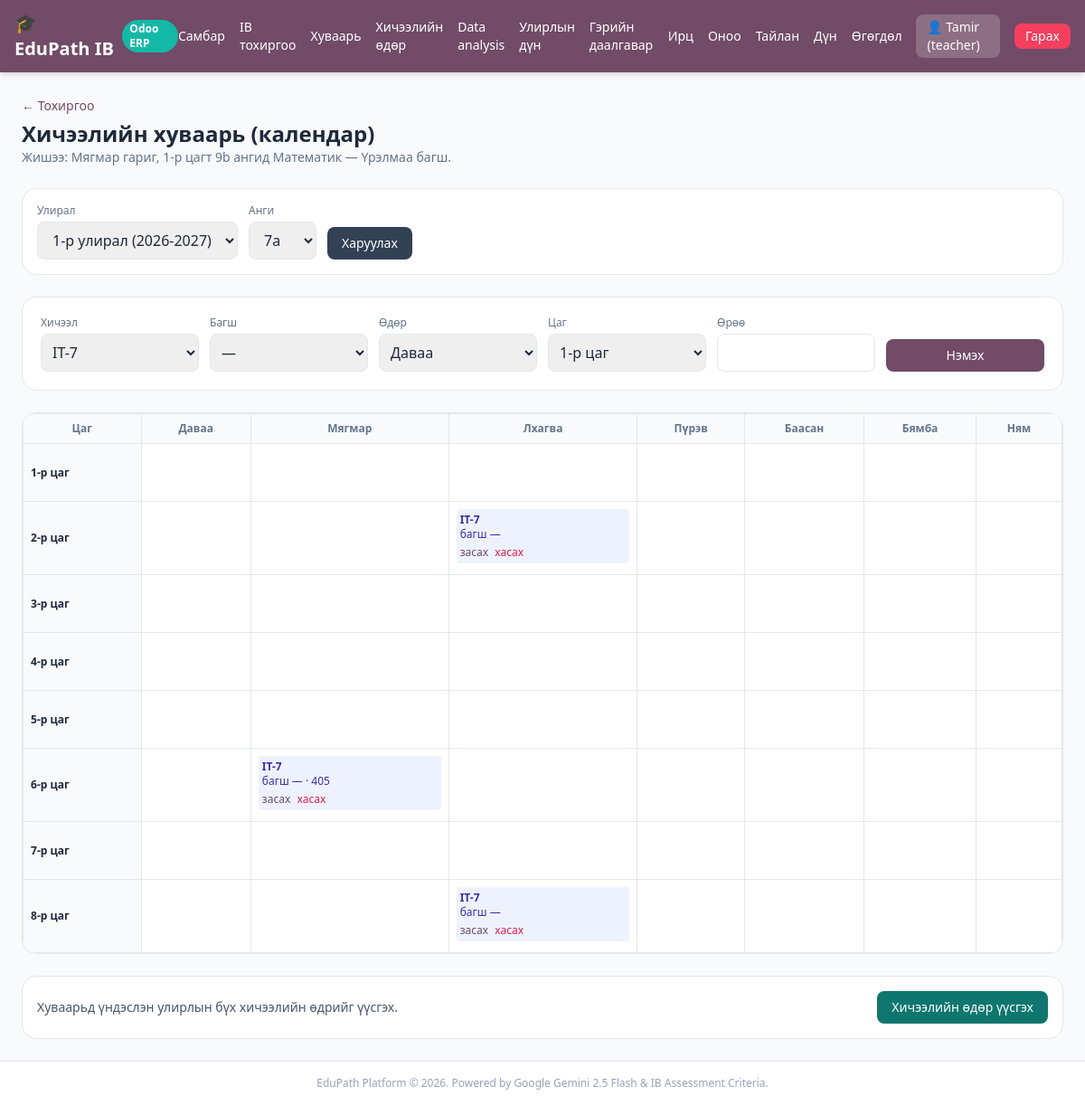
The app's page /teacher/timetable (signed in) with its own data.
### tables this page shows
CREATE TABLE users (
        id INTEGER PRIMARY KEY AUTOINCREMENT,
        username TEXT UNIQUE,
        password TEXT,
        role TEXT,
        gemini_api_key TEXT
    , deepseek_api_key TEXT, grade TEXT, name TEXT, surname TEXT, student_code TEXT, email TEXT, gender TEXT, phone TEXT, instagram TEXT, photo_path TEXT);

CREATE TABLE lesson_timetables (
        id INTEGER PRIMARY KEY AUTOINCREMENT,
        term_id INTEGER NOT NULL,
        lesson_id INTEGER NOT NULL,
        grade_id INTEGER NOT NULL,
        teacher_id INTEGER,
        weekday INTEGER NOT NULL,
        period INTEGER NOT NULL,
        room TEXT,
        created_at INTEGER,
        UNIQUE(term_id, grade_id, weekday, period)
    );

CREATE TABLE lessons (
        id INTEGER PRIMARY KEY AUTOINCREMENT,
        title TEXT,
        filename TEXT,
        teacher_id INTEGER
    );

### app.py (the view)
@app.get("/teacher/timetable", response_class=HTMLResponse)
def teacher_timetable_page(
    request: Request, term_id: Optional[int] = None, grade_id: Optional[int] = None,
    user: dict = Depends(get_current_user), db: sqlite3.Connection = Depends(get_db),
):
    if not user or user["role"] != "teacher":
        return RedirectResponse("/login")
    terms, grades = _all_terms(db), _all_grades(db)
    selected_term = term_id or next((t["id"] for t in terms if t["is_active"]), terms[0]["id"] if terms else 0)
    selected_grade = grade_id or next((g["id"] for g in grades if g["is_active"]), grades[0]["id"] if grades else 0)
    where, params = "tt.term_id = ?", [selected_term]
    if selected_grade:
        where += " AND tt.grade_id = ?"
        params.append(selected_grade)
    slots = db.execute(
        f"""SELECT tt.*, l.title as lesson_title, g.name as grade_name,
                   COALESCE(u.name, u.username, '') as teacher_name
            FROM lesson_timetables tt
            JOIN lessons l ON l.id = tt.lesson_id
            JOIN grades g ON g.id = tt.grade_id
            LEFT JOIN users u ON u.id = tt.teacher_id
            WHERE {where} ORDER BY tt.weekday, tt.period""",
        params,
    ).fetchall()
    grid = {}
    for slot in slots:
        grid.setdefault((slot["weekday"], slot["period"]), []).append(dict(slot))
    lessons = [dict(r) for r in db.execute("""SELECT DISTINCT l.id, l.title FROM lessons l
        JOIN lesson_grades lg ON lg.lesson_id = l.id WHERE lg.grade_id = ? ORDER BY l.title""",
        (selected_grade,)).fetchall()]
    return templates.TemplateResponse(
        request=request, name="teacher_timetable.html",
        context={
            "user": user, "terms": terms, "grades": grades, "lessons": lessons,
            "teachers": [dict(r) for r in db.execute(
                "SELECT id, name, username FROM users WHERE role = 'teacher' ORDER BY id"
            ).fetchall()],
            "selected_term": selected_term, "selected_grade": selected_grade,
            "weekdays": WEEKDAY_NAMES, "periods": list(range(1, 9)), "grid": grid,
        },
    )

### templates/teacher_timetable.html (shortened to what this page needs)
{% extends "base.html" %}
{% block content %}
<div class="space-y-6">
  <div>
    <a href="/teacher/setup" class="text-sm text-[#714B67] hover:underline">&larr; Тохиргоо</a>
    <h1 class="text-2xl font-black mt-1">Хичээлийн хуваарь (календар)</h1>
    <p class="text-sm text-slate-500">Жишээ: Мягмар гариг, 1-р цагт 9b ангид Математик — Үрэлмаа багш.</p>
  </div>
  <form method="GET" action="/teacher/timetable" class="bg-white p-4 rounded-2xl border flex gap-3 items-end">
    <div><label class="block text-xs text-slate-500 mb-1">Улирал</label>
      <select name="term_id" class="px-3 py-2 border rounded-lg">
        {% for t in terms %}<option value="{{ t.id }}" {% if t.id == selected_term %}selected{% endif %}>{{ t.name }} ({{ t.school_year }})</option>{% endfor %}
      </select>
    </div>
    <div><label class="block text-xs text-slate-500 mb-1">Анги</label>
      <select name="grade_id" class="px-3 py-2 border rounded-lg">
        {% for g in grades %}<option value="{{ g.id }}" {% if g.id == selected_grade %}selected{% endif %}>{{ g.name }}</option>{% endfor %}
      </select>
    </div>
    <button class="bg-slate-700 text-white px-4 py-2 rounded-lg text-sm">Харуулах</button>
  </form>
  <form method="POST" action="/teacher/timetable" class="bg-white p-5 rounded-2xl border grid md:grid-cols-6 gap-3 items-end">
    <div><label class="block text-xs text-slate-500 mb-1">Хичээл</label><select name="lesson_id" class="w-full px-2 py-2 border rounded-lg" required>{% for l in lessons %}<option value="{{ l.id }}">{{ l.title }}</option>{% endfor %}</select></div>
    <div><label class="block text-xs text-slate-500 mb-1">Багш</label><select name="teacher_id" class="w-full px-2 py-2 border rounded-lg"><option value="0">—</option></select></div>
    <div><label class="block text-xs text-slate-500 mb-1">Өдөр</label><select name="weekday" class="w-full px-2 py-2 border rounded-lg">{% for d in weekdays %}<option value="{{ loop.index0 }}">{{ d }}</option>{% endfor %}</select></div>
    <div><label class="block text-xs text-slate-500 mb-1">Цаг</label><select name="period" class="w-full px-2 py-2 border rounded-lg">{% for p in periods %}<option value="{{ p }}">{{ p }}-р цаг</option>{% endfor %}</select></div>
    <div><label class="block text-xs text-slate-500 mb-1">Өрөө</label><input name="room" class="w-full px-2 py-2 border rounded-lg"></div>
    <button class="bg-[#714B67] text-white px-4 py-2 rounded-lg text-sm">Нэмэх</button>
  </form>
  <div class="bg-white rounded-2xl border overflow-x-auto">
    <table class="w-full text-xs border-collapse">
      <thead>
        <tr class="bg-slate-50 text-slate-500">
          <th class="p-2 border">Цаг</th>
          {% for d in weekdays %}<th class="p-2 border">{{ d }}</th>{% endfor %}
        </tr>
      </thead>
      <tbody>
        {% for p in periods %}
        <tr>
          <td class="p-2 border font-bold bg-slate-50">{{ p }}-р цаг</td>
          {% for d in weekdays %}
            {% set day_index = loop.index0 %}
            {% set slots = grid.get((day_index, p - 1), []) %}
            <td class="p-2 border align-top h-16">
              {% for s in slots %}
                <div class="mb-1 p-1 rounded bg-indigo-50 text-indigo-800">
                  <div class="inline-view-only">
                    <div class="font-semibold">{{ s.lesson_title }}</div>
                    <div>{{ s.teacher_name or 'багш —' }}{% if s.room %} · {{ s.room }}{% endif %}</div>
                    <div class="mt-1">
                      <button type="button" onclick="this.closest('.rounded').classList.toggle('editing')" class="text-[#714B67] hover:underline">засах</button>
                      <form method="POST" action="/teacher/timetable/{{ s.id }}/delete" class="inline">
                        <button class="text-rose-600 hover:underline ml-1">хасах</button>
                      </form>
                    </div>
                  </div>
                </div>
              {% endfor %}
            </td>
          {% endfor %}
        </tr>
        {% endfor %}
      </tbody>
    </table>
  </div>
  <form method="POST" action="/teacher/timetable/generate" class="bg-white p-4 rounded-2xl border flex items-center gap-3">
    <span class="text-sm text-slate-600">Хуваарьд үндэслэн улирлын бүх хичээлийн өдрийг үүсгэх.</span>
    <button class="ml-auto bg-teal-700 text-white px-4 py-2 rounded-lg text-sm">Хичээлийн өдөр үүсгэх</button>
  </form>
</div>
{% endblock %}

### templates/base.html (shortened to what this page needs)
<!DOCTYPE html>
<html lang="mn">
<head>
  <script src="https://cdn.tailwindcss.com"></script>
</head>
<body class="bg-slate-50 text-slate-800 min-h-screen flex flex-col">
  <nav class="bg-[#714B67] text-white shadow-md">
    <div class="max-w-7xl mx-auto px-4 py-3 flex justify-between items-center">
      <a href="/" class="flex items-center space-x-2 font-bold text-xl">
        <span>🎓 EduPath IB</span>
        <span class="text-xs bg-teal-500 text-white px-2 py-0.5 rounded-full">Odoo ERP</span>
      </a>
      <div class="flex items-center space-x-4 text-sm">
        {% if user %}
          {% if user.role == 'teacher' %}
            <a href="/teacher" class="hover:underline">Самбар</a>
            <a href="/teacher/setup" class="hover:underline">IB тохиргоо</a>
            <a href="/teacher/timetable" class="hover:underline">Хуваарь</a>
            <a href="/teacher/sessions" class="hover:underline">Хичээлийн өдөр</a>
            <a href="/teacher/data-analysis" class="hover:underline">Data analysis</a>
            <a href="/teacher/term-grades" class="hover:underline">Улирлын дүн</a>
            <a href="/teacher/homework" class="hover:underline">Гэрийн даалгавар</a>
            <a href="/teacher/attendance" class="hover:underline">Ирц</a>
            <a href="/teacher/scoring" class="hover:underline">Оноо</a>
            <a href="/teacher/reports" class="hover:underline">Тайлан</a>
            <a href="/scores" class="hover:underline">Дүн</a>
            <a href="/teacher/data-transfer" class="hover:underline">Өгөгдөл</a>
          {% else %}
            <a href="/student" class="hover:underline">Самбар</a>
            <a href="/student/data-analysis" class="hover:underline">Data analysis</a>
            <a href="/student/term-grades" class="hover:underline">Улирлын дүн</a>
            <a href="/student/report" class="hover:underline">Миний тайлан</a>
          {% endif %}
          <span class="bg-white/20 px-3 py-1 rounded-lg">👤 {{ user.name or user.username }} ({{ user.role }})</span>
          <a href="/logout" class="bg-rose-500 hover:bg-rose-600 px-3 py-1 rounded-lg transition">Гарах</a>
        {% endif %}
      </div>
    </div>
  </nav>
  <main class="flex-1 max-w-7xl w-full mx-auto p-6">
    {% block content %}{% endblock %}
  </main>
  <footer class="text-center py-4 text-xs text-slate-400 border-t bg-white">
    EduPath Platform &copy; 2026. Powered by Google Gemini 2.5 Flash & IB Assessment Criteria.
  </footer>
</body>
</html>

### records on screen
users: username "Tamir", role "teacher"
lesson_timetables: lesson_title "IT-7", teacher_name "багш —"
lesson_timetables: lesson_title "IT-7", teacher_name "багш —", room "405"
lesson_timetables: lesson_title "IT-7", teacher_name "багш —"

### other values on screen
{{ d }} "Даваа" "Мягмар" "Лхагва" "Пүрэв" "Баасан" "Бямба" "Ням"
{{ p }} "1" "2" "3" "4" "5" "6" "7" "8"
form field term_id "1-р улирал (2026-2027)"
form field grade_id "7a"
form field lesson_id "IT-7"
form field weekday "Даваа"
form field period "1-р цаг"
